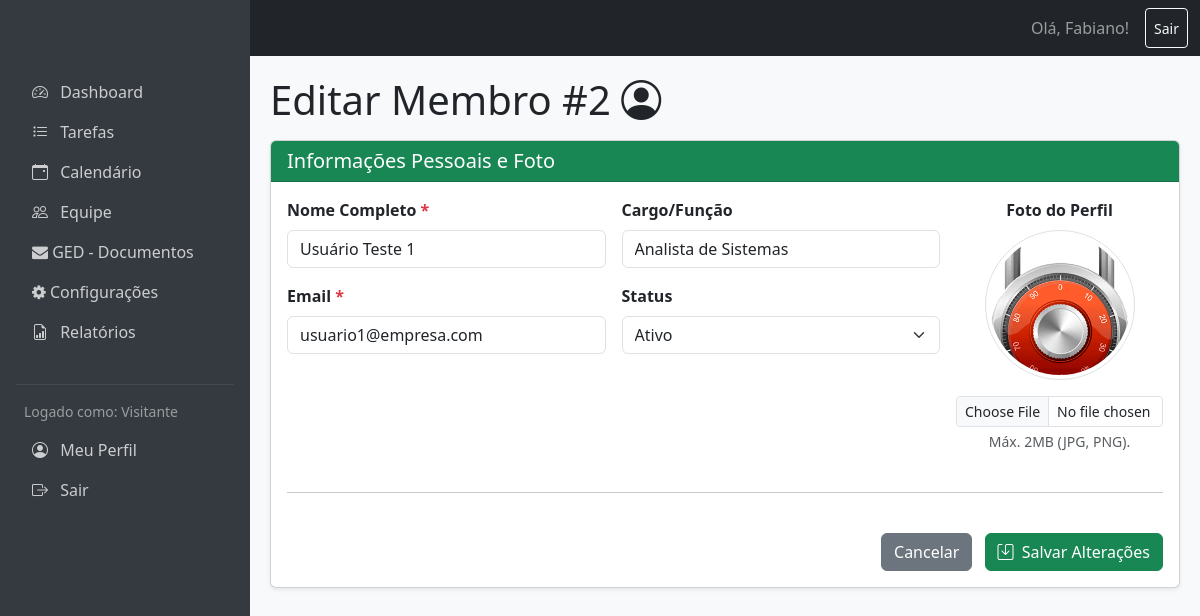
/form_membro.php?id=2, run on the app's committed database.
### tables this page shows
CREATE TABLE `membros` (
  `id` int(11) NOT NULL,
  `nome` varchar(100) NOT NULL,
  `cargo` varchar(100) DEFAULT NULL,
  `email` varchar(100) NOT NULL,
  `foto_url` varchar(255) DEFAULT NULL,
  `status_membro` enum('ativo','ausente','licenca','desligado') NOT NULL DEFAULT 'ativo',
  `data_cadastro` timestamp NOT NULL DEFAULT CURRENT_TIMESTAMP
);

### form_membro.php (the view, shortened to what this page needs)
<?php
include 'header.php';
include 'sidebar.php';
require_once 'conexao.php';
$membro_id = $_GET['id'] ?? null;
$modo_edicao = $membro_id ? true : false;
$titulo_pagina = $modo_edicao ? "Editar Membro #{$membro_id}" : "Novo Membro";
$nome = "";
$cargo = "";
$email = "";
$foto_url = "";
$status_membro = "ativo";
try {
    if ($modo_edicao) {
        $stmt = $pdo->prepare("SELECT * FROM membros WHERE id = :id");
        $stmt->bindParam(':id', $membro_id, PDO::PARAM_INT);
        $stmt->execute();
        $membro = $stmt->fetch();
        if ($membro) {
            $nome = $membro['nome'];
            $cargo = $membro['cargo'];
            $email = $membro['email'];
            $foto_url = $membro['foto_url'] ?? "";
            $status_membro = $membro['status_membro'];
        } else {
            display_alert('erro', 'Membro não encontrado.');
            $modo_edicao = false;
        }
    }
} catch (\PDOException $e) {
    display_alert('erro', 'Erro ao carregar dados do membro.');
}
?>
<div id="main-content">
    <h1 class="mb-3"><?= $titulo_pagina ?> <i class="bi bi-person-circle"></i></h1>
    <div class="card shadow-sm mb-5">
        <div class="card-header bg-success text-white">
            <h5 class="mb-0">Informações Pessoais e Foto</h5>
        </div>
        <div class="card-body">
            <form action="salvar_membro.php" method="POST" class="needs-validation" enctype="multipart/form-data" novalidate>
                <input type="hidden" name="foto_url_antiga" value="<?= htmlspecialchars($foto_url) ?>"> <div class="row g-3">
                    <div class="col-md-9 order-md-1">
                        <div class="row g-3">
                            <div class="col-md-6">
                                <label for="nome" class="form-label fw-bold">Nome Completo <span class="text-danger">*</span></label>
                                <input type="text" class="form-control" id="nome" name="nome" value="<?= htmlspecialchars($nome) ?>" required placeholder="Ex: Maria da Silva">
                            </div>
                            <div class="col-md-6">
                                <label for="cargo" class="form-label fw-bold">Cargo/Função</label>
                                <input type="text" class="form-control" id="cargo" name="cargo" value="<?= htmlspecialchars($cargo) ?>" placeholder="Ex: Desenvolvedor Front-end">
                            </div>
                            <div class="col-md-6">
                                <label for="email" class="form-label fw-bold">Email <span class="text-danger">*</span></label>
                                <input type="email" class="form-control" id="email" name="email" value="<?= htmlspecialchars($email) ?>" required placeholder="exemplo@empresa.com">
                            </div>
                            <div class="col-md-6">
                                <label for="status_membro" class="form-label fw-bold">Status</label>
                                <select class="form-select" id="status_membro" name="status_membro">
                                    <option value="ativo" <?= $status_membro == 'ativo' ? 'selected' : '' ?>>Ativo</option>
                                </select>
                            </div>
                        </div>
                    </div>
                    <div class="col-md-3 order-md-2 text-center">
                        <label class="form-label fw-bold w-100">Foto do Perfil</label>
                        <img id="previewFoto"
                             src="<?= !empty($foto_url) ? htmlspecialchars($foto_url) : 'https://via.placeholder.com/150/ADB5BD/FFFFFF?text=SEM+FOTO' ?>"
                             alt="Pré-visualização da Foto"
                             class="img-thumbnail rounded-circle mb-3"
                             style="width: 150px; height: 150px; object-fit: cover;">
                        <input type="file" class="form-control form-control-sm" id="foto" name="foto" accept="image/*">
                        <div class="form-text">Máx. 2MB (JPG, PNG).</div>
                    </div>
                    <div class="col-12 order-md-3"><hr class="my-4"></div>
                    <div class="col-12 order-md-4 text-end">
                        <a href="equipe.php" class="btn btn-secondary me-2">Cancelar</a>
                        <button class="btn btn-success" type="submit">
                            <i class="bi bi-save me-1"></i> <?= $modo_edicao ? "Salvar Alterações" : "Adicionar Membro" ?>
                        </button>
                    </div>
                </div>
            </form>
        </div>
    </div>
</div>
</body>
</html>

### header.php (style rules this page uses)
:root { --sidebar-width: 250px; }
body { background-color: #f8f9fa; }
#main-content { margin-left: var(--sidebar-width); padding: 20px; padding-top: 76px; }

### data on the page
membros: nome "Usuário Teste 1", cargo "Analista de Sistemas", email "usuario1@empresa.com", status_membro "Ativo", foto_url (picture)

### other printed values
$usuario_logado "Visitante"
$titulo_pagina "Editar Membro #2"
